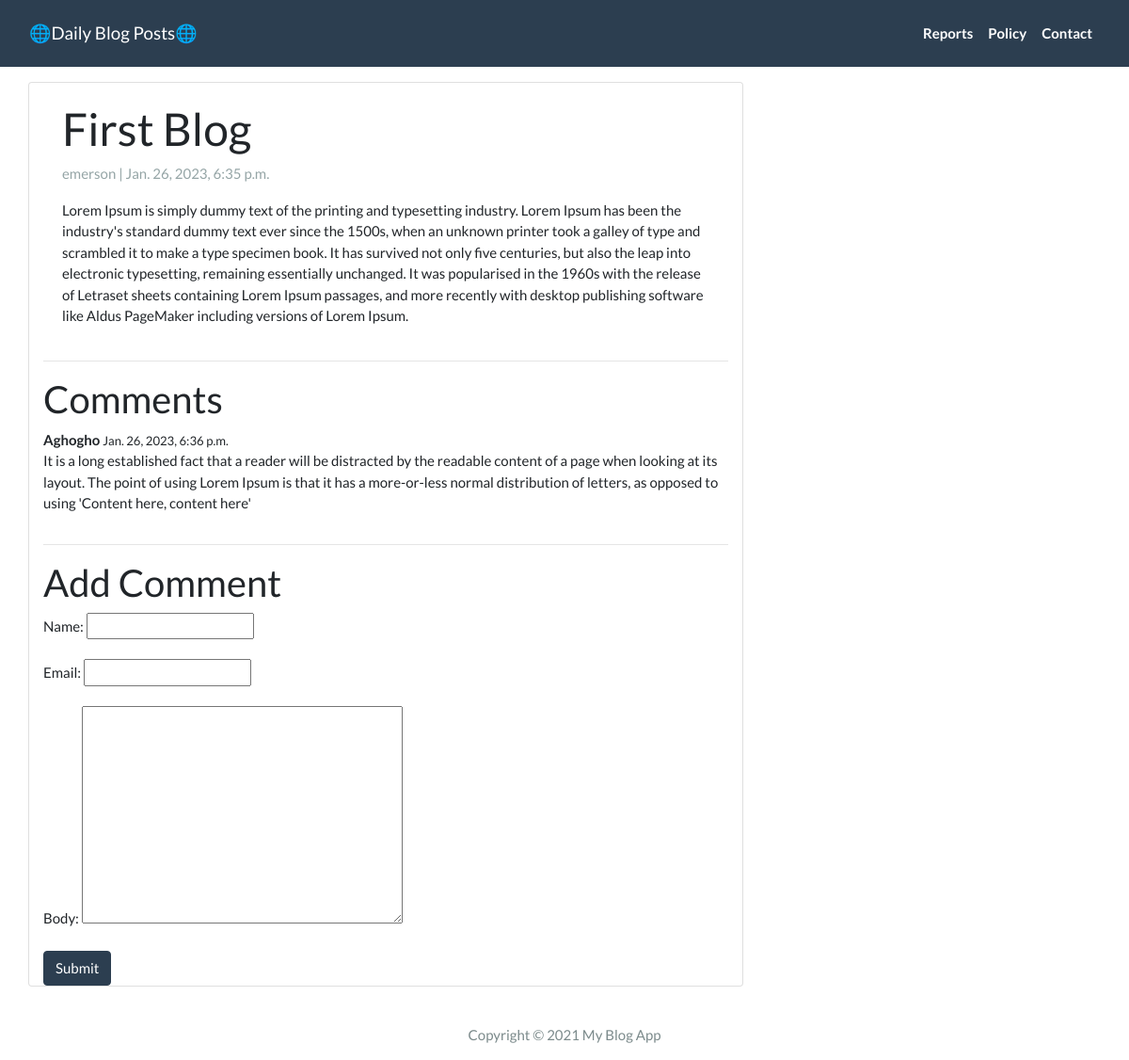
Page /lorem/ on the committed database.
### blog/models.py (models this page shows, shortened)
class Post(models.Model):
    title = models.CharField(max_length=200, unique=True)
    slug = models.SlugField(max_length=200, unique=True)
    author=models.ForeignKey(User, on_delete=models.CASCADE, related_name="blog_posts")
    created_on=models.DateTimeField(auto_now_add=True)
    updated_on=models.DateTimeField(auto_now=True)
    content=models.TextField()
    status=models.IntegerField(choices=STATUS, default=0)
    class Meta:
        ordering=['-created_on']

class Comment(models.Model):
    post = models.ForeignKey(Post, related_name="comments", on_delete=models.CASCADE)
    name = models.CharField(max_length=200, unique=True)
    email = models.EmailField()
    body=models.TextField()
    created_on=models.DateTimeField(auto_now_add=True)
    class Meta:
        ordering=['created_on']

### blog/views.py (the view)
# urls.py: path("<slug:slug>/", post_detail,name="post_detail"),
def post_detail(request, slug):
    post = Post.objects.get(slug=slug)
    if request.method == "POST":
        form=CommentForm(request.POST)
        if form.is_valid():
            comment=form.save(commit=False)
            comment.post = post
            comment.save()
            return redirect('post_detail', slug=post.slug)
    else:
        form=CommentForm()
    return render(request, "post_detail.html", {'post':post, 'form':form})

### blog/forms.py
class CommentForm(forms.ModelForm):
    class Meta:
        model=Comment
        fields=["name", "email", "body"]

### blog/templates/post_detail.html (shortened to what this page needs)
{% extends 'base.html' %}
{% block content %}
<div class="container">
  <div class="row">
    <div class="col-md-8 card mb-4  mt-3 left  top">
      <div class="card-body">
        <h1>{% block title %} {{ post.title }} {% endblock title %}</h1>
        <p class=" text-muted">{{ post.author }} | {{ post.created_on }}</p>
        <p class="card-text ">{{ post.content | safe }}</p>
      </div>
      <hr>
        <h2 class="subtitle">Comments</h2>
        {% for comment in post.comments.all %}
        <article class="media">
          <div class="media-content">
            <div class="content">
              <p>
                <strong>{{ comment.name }}</strong> <small>{{ comment.created_on }}</small>
                <br>
                {{ comment.body }}
              </p>
            </div>
          </div>
        </article>
        {% empty %}
        <div class="notification">
          <p>No comments yet</p>
        </div>
        {% endfor %}
      <hr>
      <h2 class="subtitle">Add Comment</h2>
      <form method='POST' action=".">
        {{ form.as_p }}
        <div class="field">
          <div class="control">
            <button class="btn btn-primary">Submit</button>
          </div>
        </div>
      </form>
  </div>
</div>
{% endblock content %}

### rows in the picture
Post: title "First Blog", author "emerson", created_on "Jan. 26, 2023, 6:35 p.m.", content "Lorem Ipsum is simply dummy text of the printing and typesetting industry. Lorem Ipsum has been the industry's standard dummy text ever since the 1500s, when an unknown printer took a galley of type and scrambled it to make a type specimen book. It has survived not only five centuries, but also the leap into electronic typesetting, remaining essentially unchanged. It was popularised in the 1960s with the release of Letraset sheets containing Lorem Ipsum passages, and more recently with desktop publishing software like Aldus PageMaker including versions of Lorem Ipsum."
Comment: name "Aghogho", created_on "Jan. 26, 2023, 6:36 p.m.", body "It is a long established fact that a reader will be distracted by the readable content of a page when looking at its layout. The point of using Lorem Ipsum is that it has a more-or-less normal distribution of letters, as opposed to using 'Content here, content here'"
